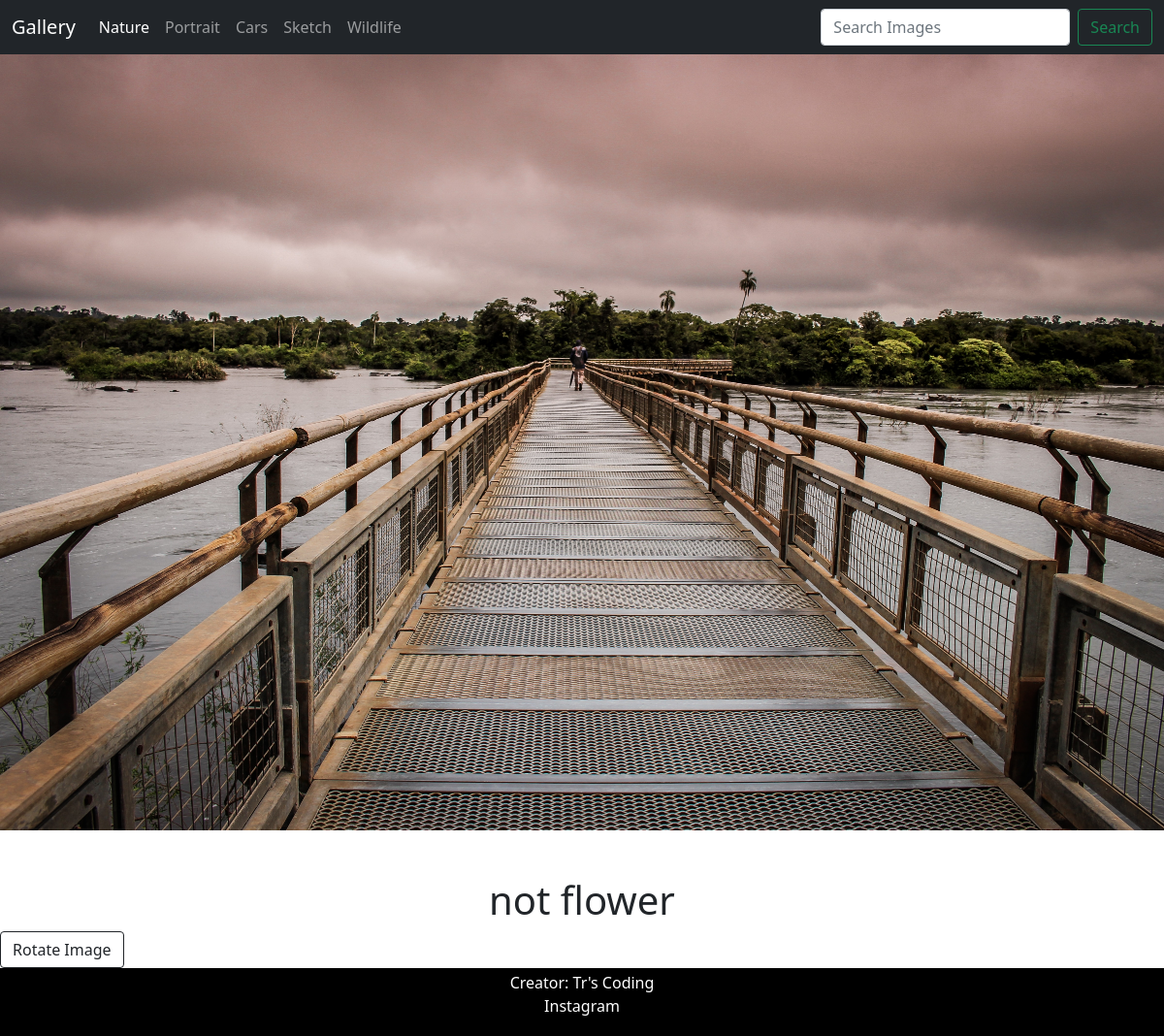
The app's page /natureImages/1/ with its own data.
### Application/models.py (models this page shows, shortened)
class Nature(models.Model):
	title = models.CharField(max_length = 100)
	images = models.ImageField(upload_to = 'Application/Nature')
	description = models.TextField()

### Application/views.py (the view)
# urls.py: path('natureImages/<int:imageId>/',views.natureImages, name = 'natureImages'),
def natureImages(request, imageId):
	image = get_object_or_404(Nature, pk = imageId)
	return render(request, 'Application/natureImages.html', {'image': image})

### Application/templates/Application/natureImages.html (shortened to what this page needs)
{% extends 'Application/basic.html' %}
	{% block content %}
	{% load static %}
	<img src="{{image.images.url}}" class="img-fluid" alt="{{image.title}}" id="img">
	<h1 class = "text-center mt-5">{{image.description|safe}}</h1>
	<button onClick="rotateImg()" class="btn btn-outline-dark ">Rotate Image</button>
	{% endblock %}

### records on screen
Nature: images (picture), description "not flower"
